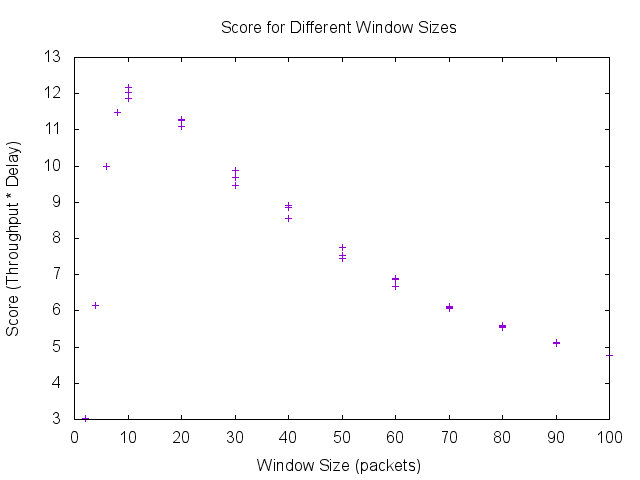

Generate this figure with gnuplot:
#!/usr/bin/env gnuplot

reset
set terminal png

set key off
set xlabel "Window Size (packets)"
set ylabel "Score (Throughput * Delay)"
set title "Score for Different Window Sizes"
set datafile separator ","
plot "window_size.csv" using 1:($3/$5*1000) with points
